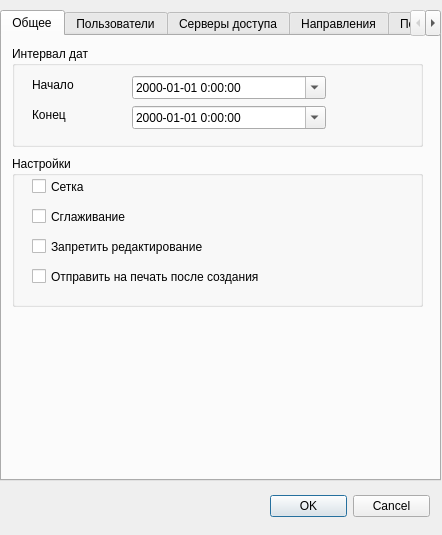
<ui version="4.0" >
 <class>Dialog</class>
 <widget class="QDialog" name="Dialog" >
  <property name="geometry" >
   <rect>
    <x>0</x>
    <y>0</y>
    <width>442</width>
    <height>535</height>
   </rect>
  </property>
  <property name="windowTitle" >
   <string>Настройки отчёта</string>
  </property>
  <widget class="QDialogButtonBox" name="buttonBox" >
   <property name="geometry" >
    <rect>
     <x>270</x>
     <y>490</y>
     <width>160</width>
     <height>32</height>
    </rect>
   </property>
   <property name="orientation" >
    <enum>Qt::Horizontal</enum>
   </property>
   <property name="standardButtons" >
    <set>QDialogButtonBox::Cancel|QDialogButtonBox::NoButton|QDialogButtonBox::Ok</set>
   </property>
  </widget>
  <widget class="QTabWidget" name="tabWidget" >
   <property name="geometry" >
    <rect>
     <x>0</x>
     <y>10</y>
     <width>441</width>
     <height>471</height>
    </rect>
   </property>
   <property name="tabPosition" >
    <enum>QTabWidget::North</enum>
   </property>
   <property name="tabShape" >
    <enum>QTabWidget::Rounded</enum>
   </property>
   <property name="currentIndex" >
    <number>0</number>
   </property>
   <widget class="QWidget" name="tab" >
    <attribute name="title" >
     <string>Общее</string>
    </attribute>
    <widget class="QGroupBox" name="intervals_groupBox" >
     <property name="geometry" >
      <rect>
       <x>10</x>
       <y>10</y>
       <width>411</width>
       <height>101</height>
      </rect>
     </property>
     <property name="title" >
      <string>Интервал дат</string>
     </property>
     <property name="flat" >
      <bool>false</bool>
     </property>
     <property name="checkable" >
      <bool>false</bool>
     </property>
     <property name="checked" >
      <bool>false</bool>
     </property>
     <widget class="QDateTimeEdit" name="date_end_dateTimeEdit" >
      <property name="geometry" >
       <rect>
        <x>120</x>
        <y>60</y>
        <width>194</width>
        <height>23</height>
       </rect>
      </property>
      <property name="displayFormat" >
       <string>yyyy-MM-dd H:mm:ss</string>
      </property>
      <property name="calendarPopup" >
       <bool>true</bool>
      </property>
     </widget>
     <widget class="QLabel" name="date_start_label" >
      <property name="geometry" >
       <rect>
        <x>20</x>
        <y>30</y>
        <width>91</width>
        <height>18</height>
       </rect>
      </property>
      <property name="text" >
       <string>Начало</string>
      </property>
      <property name="buddy" >
       <cstring>daet_start_dateTimeEdit</cstring>
      </property>
     </widget>
     <widget class="QDateTimeEdit" name="daet_start_dateTimeEdit" >
      <property name="geometry" >
       <rect>
        <x>120</x>
        <y>30</y>
        <width>194</width>
        <height>23</height>
       </rect>
      </property>
      <property name="displayFormat" >
       <string>yyyy-MM-dd H:mm:ss</string>
      </property>
      <property name="calendarPopup" >
       <bool>true</bool>
      </property>
     </widget>
     <widget class="QLabel" name="date_end_label" >
      <property name="geometry" >
       <rect>
        <x>20</x>
        <y>60</y>
        <width>91</width>
        <height>18</height>
       </rect>
      </property>
      <property name="text" >
       <string>Конец</string>
      </property>
      <property name="buddy" >
       <cstring>date_end_dateTimeEdit</cstring>
      </property>
     </widget>
    </widget>
    <widget class="QGroupBox" name="settings_groupBox" >
     <property name="geometry" >
      <rect>
       <x>10</x>
       <y>120</y>
       <width>411</width>
       <height>151</height>
      </rect>
     </property>
     <property name="title" >
      <string>Настройки</string>
     </property>
     <widget class="QCheckBox" name="grid_checkBox" >
      <property name="geometry" >
       <rect>
        <x>20</x>
        <y>20</y>
        <width>191</width>
        <height>21</height>
       </rect>
      </property>
      <property name="text" >
       <string>Сетка</string>
      </property>
     </widget>
     <widget class="QCheckBox" name="antialiasing_checkBox" >
      <property name="geometry" >
       <rect>
        <x>20</x>
        <y>50</y>
        <width>191</width>
        <height>21</height>
       </rect>
      </property>
      <property name="text" >
       <string>Сглаживание</string>
      </property>
     </widget>
     <widget class="QCheckBox" name="read_only_checkBox" >
      <property name="geometry" >
       <rect>
        <x>20</x>
        <y>80</y>
        <width>191</width>
        <height>21</height>
       </rect>
      </property>
      <property name="text" >
       <string>Запретить редактирование</string>
      </property>
     </widget>
     <widget class="QCheckBox" name="send_to_printer_checkBox" >
      <property name="geometry" >
       <rect>
        <x>20</x>
        <y>110</y>
        <width>261</width>
        <height>21</height>
       </rect>
      </property>
      <property name="text" >
       <string>Отправить на печать после создания</string>
      </property>
     </widget>
    </widget>
   </widget>
   <widget class="QWidget" name="tab_2" >
    <attribute name="title" >
     <string>Пользователи</string>
    </attribute>
    <widget class="QListWidget" name="all_users_listWidget" >
     <property name="geometry" >
      <rect>
       <x>10</x>
       <y>30</y>
       <width>181</width>
       <height>401</height>
      </rect>
     </property>
    </widget>
    <widget class="QListWidget" name="selected_users_listWidget" >
     <property name="geometry" >
      <rect>
       <x>240</x>
       <y>30</y>
       <width>191</width>
       <height>401</height>
      </rect>
     </property>
    </widget>
    <widget class="QToolButton" name="add_user_toolButton" >
     <property name="geometry" >
      <rect>
       <x>200</x>
       <y>160</y>
       <width>27</width>
       <height>23</height>
      </rect>
     </property>
     <property name="text" >
      <string>></string>
     </property>
    </widget>
    <widget class="QToolButton" name="del_user_toolButton" >
     <property name="geometry" >
      <rect>
       <x>200</x>
       <y>200</y>
       <width>27</width>
       <height>23</height>
      </rect>
     </property>
     <property name="text" >
      <string>&lt;</string>
     </property>
    </widget>
    <widget class="QLabel" name="all_users_label" >
     <property name="geometry" >
      <rect>
       <x>10</x>
       <y>10</y>
       <width>171</width>
       <height>18</height>
      </rect>
     </property>
     <property name="text" >
      <string>Доступные пользователи</string>
     </property>
    </widget>
    <widget class="QLabel" name="selected_users_label" >
     <property name="geometry" >
      <rect>
       <x>240</x>
       <y>10</y>
       <width>191</width>
       <height>18</height>
      </rect>
     </property>
     <property name="text" >
      <string>Выбранные пользователи</string>
     </property>
    </widget>
   </widget>
   <widget class="QWidget" name="tab_3" >
    <attribute name="title" >
     <string>Серверы доступа</string>
    </attribute>
    <widget class="QListWidget" name="selected_servers_listWidget" >
     <property name="geometry" >
      <rect>
       <x>240</x>
       <y>30</y>
       <width>191</width>
       <height>401</height>
      </rect>
     </property>
    </widget>
    <widget class="QListWidget" name="all_servers_listWidget" >
     <property name="geometry" >
      <rect>
       <x>10</x>
       <y>30</y>
       <width>181</width>
       <height>401</height>
      </rect>
     </property>
    </widget>
    <widget class="QToolButton" name="del_server_toolButton" >
     <property name="geometry" >
      <rect>
       <x>200</x>
       <y>200</y>
       <width>27</width>
       <height>23</height>
      </rect>
     </property>
     <property name="text" >
      <string>&lt;</string>
     </property>
    </widget>
    <widget class="QToolButton" name="add_server_toolButton" >
     <property name="geometry" >
      <rect>
       <x>200</x>
       <y>160</y>
       <width>27</width>
       <height>23</height>
      </rect>
     </property>
     <property name="text" >
      <string>></string>
     </property>
    </widget>
    <widget class="QLabel" name="all_servers_label" >
     <property name="geometry" >
      <rect>
       <x>10</x>
       <y>10</y>
       <width>151</width>
       <height>18</height>
      </rect>
     </property>
     <property name="text" >
      <string>Доступные серверы</string>
     </property>
    </widget>
    <widget class="QLabel" name="selected_servers_label" >
     <property name="geometry" >
      <rect>
       <x>240</x>
       <y>10</y>
       <width>151</width>
       <height>18</height>
      </rect>
     </property>
     <property name="text" >
      <string>Выбранные серверы</string>
     </property>
    </widget>
   </widget>
   <widget class="QWidget" name="tab_5" >
    <attribute name="title" >
     <string>Направления</string>
    </attribute>
    <widget class="QLabel" name="all_classes_label" >
     <property name="geometry" >
      <rect>
       <x>10</x>
       <y>10</y>
       <width>151</width>
       <height>18</height>
      </rect>
     </property>
     <property name="text" >
      <string>Доступные направления</string>
     </property>
    </widget>
    <widget class="QListWidget" name="all_classes_listWidget" >
     <property name="geometry" >
      <rect>
       <x>10</x>
       <y>30</y>
       <width>181</width>
       <height>401</height>
      </rect>
     </property>
    </widget>
    <widget class="QToolButton" name="del_class_toolButton" >
     <property name="geometry" >
      <rect>
       <x>200</x>
       <y>200</y>
       <width>27</width>
       <height>23</height>
      </rect>
     </property>
     <property name="text" >
      <string>&lt;</string>
     </property>
    </widget>
    <widget class="QToolButton" name="add_class_toolButton" >
     <property name="geometry" >
      <rect>
       <x>200</x>
       <y>160</y>
       <width>27</width>
       <height>23</height>
      </rect>
     </property>
     <property name="text" >
      <string>></string>
     </property>
    </widget>
    <widget class="QLabel" name="selected_classes_label" >
     <property name="geometry" >
      <rect>
       <x>240</x>
       <y>10</y>
       <width>191</width>
       <height>18</height>
      </rect>
     </property>
     <property name="text" >
      <string>Выбранные направления</string>
     </property>
    </widget>
    <widget class="QListWidget" name="selected_classes_listWidget" >
     <property name="geometry" >
      <rect>
       <x>240</x>
       <y>30</y>
       <width>191</width>
       <height>401</height>
      </rect>
     </property>
    </widget>
   </widget>
   <widget class="QWidget" name="tab_4" >
    <attribute name="title" >
     <string>Порты</string>
    </attribute>
    <widget class="QGroupBox" name="ports_groupBox" >
     <property name="geometry" >
      <rect>
       <x>10</x>
       <y>10</y>
       <width>421</width>
       <height>361</height>
      </rect>
     </property>
     <property name="title" >
      <string>Выберите порты</string>
     </property>
     <widget class="QListWidget" name="ports_listWidget" >
      <property name="geometry" >
       <rect>
        <x>10</x>
        <y>20</y>
        <width>251</width>
        <height>331</height>
       </rect>
      </property>
     </widget>
     <widget class="QLabel" name="ports_description_label" >
      <property name="geometry" >
       <rect>
        <x>270</x>
        <y>20</y>
        <width>141</width>
        <height>331</height>
       </rect>
      </property>
      <property name="text" >
       <string>Отметьте флажками нужные порты</string>
      </property>
      <property name="alignment" >
       <set>Qt::AlignLeading|Qt::AlignLeft|Qt::AlignTop</set>
      </property>
      <property name="wordWrap" >
       <bool>true</bool>
      </property>
     </widget>
    </widget>
    <widget class="QLineEdit" name="extra_ports_lineEdit" >
     <property name="geometry" >
      <rect>
       <x>10</x>
       <y>400</y>
       <width>391</width>
       <height>23</height>
      </rect>
     </property>
    </widget>
    <widget class="QLabel" name="extra_ports_label" >
     <property name="geometry" >
      <rect>
       <x>10</x>
       <y>380</y>
       <width>287</width>
       <height>18</height>
      </rect>
     </property>
     <property name="text" >
      <string>Введите дополнительные порты через запятую:</string>
     </property>
    </widget>
   </widget>
  </widget>
 </widget>
 <tabstops>
  <tabstop>tabWidget</tabstop>
  <tabstop>daet_start_dateTimeEdit</tabstop>
  <tabstop>date_end_dateTimeEdit</tabstop>
  <tabstop>grid_checkBox</tabstop>
  <tabstop>antialiasing_checkBox</tabstop>
  <tabstop>read_only_checkBox</tabstop>
  <tabstop>send_to_printer_checkBox</tabstop>
  <tabstop>all_users_listWidget</tabstop>
  <tabstop>add_user_toolButton</tabstop>
  <tabstop>del_user_toolButton</tabstop>
  <tabstop>selected_users_listWidget</tabstop>
  <tabstop>all_servers_listWidget</tabstop>
  <tabstop>add_server_toolButton</tabstop>
  <tabstop>del_server_toolButton</tabstop>
  <tabstop>selected_servers_listWidget</tabstop>
  <tabstop>all_classes_listWidget</tabstop>
  <tabstop>add_class_toolButton</tabstop>
  <tabstop>del_class_toolButton</tabstop>
  <tabstop>selected_classes_listWidget</tabstop>
  <tabstop>ports_listWidget</tabstop>
  <tabstop>extra_ports_lineEdit</tabstop>
  <tabstop>buttonBox</tabstop>
 </tabstops>
 <resources/>
 <connections>
  <connection>
   <sender>buttonBox</sender>
   <signal>accepted()</signal>
   <receiver>Dialog</receiver>
   <slot>accept()</slot>
   <hints>
    <hint type="sourcelabel" >
     <x>248</x>
     <y>254</y>
    </hint>
    <hint type="destinationlabel" >
     <x>157</x>
     <y>274</y>
    </hint>
   </hints>
  </connection>
  <connection>
   <sender>buttonBox</sender>
   <signal>rejected()</signal>
   <receiver>Dialog</receiver>
   <slot>reject()</slot>
   <hints>
    <hint type="sourcelabel" >
     <x>316</x>
     <y>260</y>
    </hint>
    <hint type="destinationlabel" >
     <x>286</x>
     <y>274</y>
    </hint>
   </hints>
  </connection>
 </connections>
</ui>
